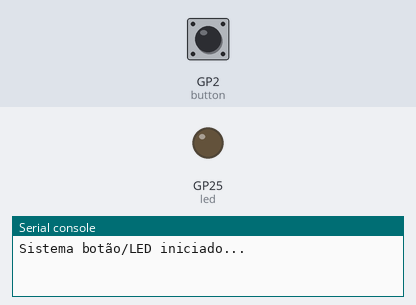
A program run on a simulated Raspberry Pi Pico running MicroPython. Shown: output pins drawn as LEDs (lit = HIGH), the last lines printed to the serial console. The inputs (shaded band) are chosen by the test bench; at power-on: GP2 (button) HIGH.

Above: at 1.2 s.
1.3 s: GP2 (button) pulled LOW for 0.15 s
At 1.4 s:
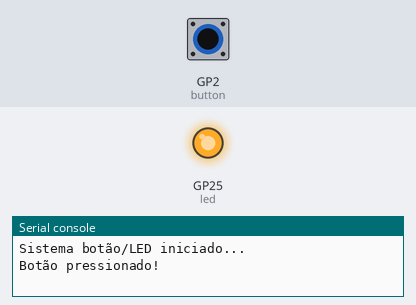
3.0 s: GP2 (button) pulled LOW for 3.2 s
At 7.4 s:
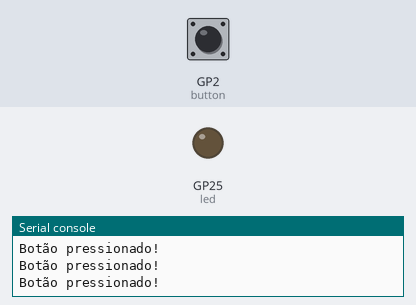
Timing chart, 0 to 8.9 s (numbered marks = the images above; inputs shaded):
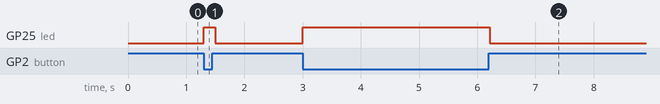

The program:

button_led.py
```python
"""
Exemplo 2: Leitura de botão com LED
Conecte um botão no GP2 (com pull-up interno)
"""
from machine import Pin
import time

button = Pin(2, Pin.IN, Pin.PULL_UP)
led = Pin("LED", Pin.OUT)

print("Sistema botão/LED iniciado...")

try:
    while True:
        if not button.value():  # Botão pressionado (pull-up invertido)
            led.on()
            print("Botão pressionado!")
        else:
            led.off()
        time.sleep(0.1)
except KeyboardInterrupt:
    led.off()
    print("Sistema parado")
```

Measured:
- after the input at 1.3 s, GP25 (led): LOW → HIGH at once, → LOW 0.20 s later
- after the input at 3.0 s, GP25 (led): LOW → HIGH at once, → LOW 3.2 s later
